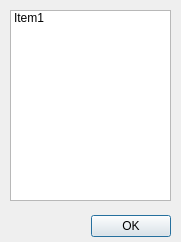
<?xml version="1.0" encoding="UTF-8"?>
<ui version="4.0">
 <class>Dialog</class>
 <widget class="QDialog" name="Dialog">
  <property name="windowModality">
   <enum>Qt::ApplicationModal</enum>
  </property>
  <property name="geometry">
   <rect>
    <x>0</x>
    <y>0</y>
    <width>181</width>
    <height>242</height>
   </rect>
  </property>
  <property name="focusPolicy">
   <enum>Qt::StrongFocus</enum>
  </property>
  <property name="windowTitle">
   <string>Dialog</string>
  </property>
  <property name="modal">
   <bool>true</bool>
  </property>
  <widget class="QDialogButtonBox" name="buttonBox">
   <property name="geometry">
    <rect>
     <x>-170</x>
     <y>210</y>
     <width>341</width>
     <height>32</height>
    </rect>
   </property>
   <property name="orientation">
    <enum>Qt::Horizontal</enum>
   </property>
   <property name="standardButtons">
    <set>QDialogButtonBox::Ok</set>
   </property>
  </widget>
  <widget class="QListWidget" name="listWidget">
   <property name="geometry">
    <rect>
     <x>10</x>
     <y>10</y>
     <width>161</width>
     <height>191</height>
    </rect>
   </property>
   <property name="focusPolicy">
    <enum>Qt::StrongFocus</enum>
   </property>
   <property name="isWrapping" stdset="0">
    <bool>true</bool>
   </property>
   <item>
    <property name="text">
     <string>Item1</string>
    </property>
    <property name="checkState">
     <enum>Unchecked</enum>
    </property>
   </item>
  </widget>
 </widget>
 <resources/>
 <connections>
  <connection>
   <sender>buttonBox</sender>
   <signal>accepted()</signal>
   <receiver>Dialog</receiver>
   <slot>accept()</slot>
   <hints>
    <hint type="sourcelabel">
     <x>248</x>
     <y>254</y>
    </hint>
    <hint type="destinationlabel">
     <x>157</x>
     <y>274</y>
    </hint>
   </hints>
  </connection>
  <connection>
   <sender>buttonBox</sender>
   <signal>rejected()</signal>
   <receiver>Dialog</receiver>
   <slot>reject()</slot>
   <hints>
    <hint type="sourcelabel">
     <x>316</x>
     <y>260</y>
    </hint>
    <hint type="destinationlabel">
     <x>286</x>
     <y>274</y>
    </hint>
   </hints>
  </connection>
 </connections>
</ui>
